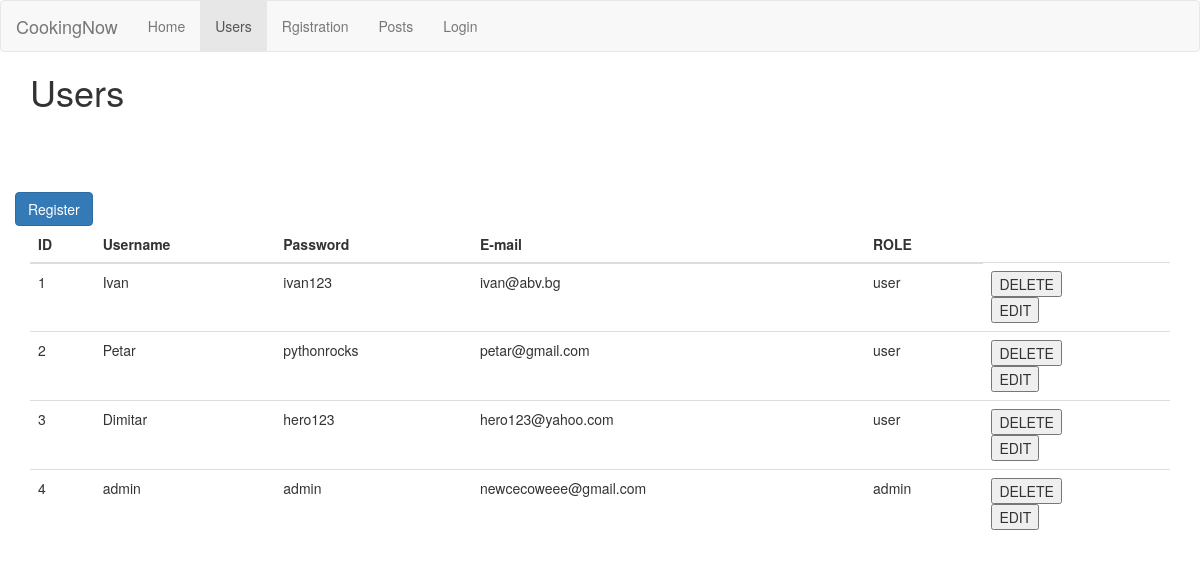
/users, run on an earlier commit of the app's database.
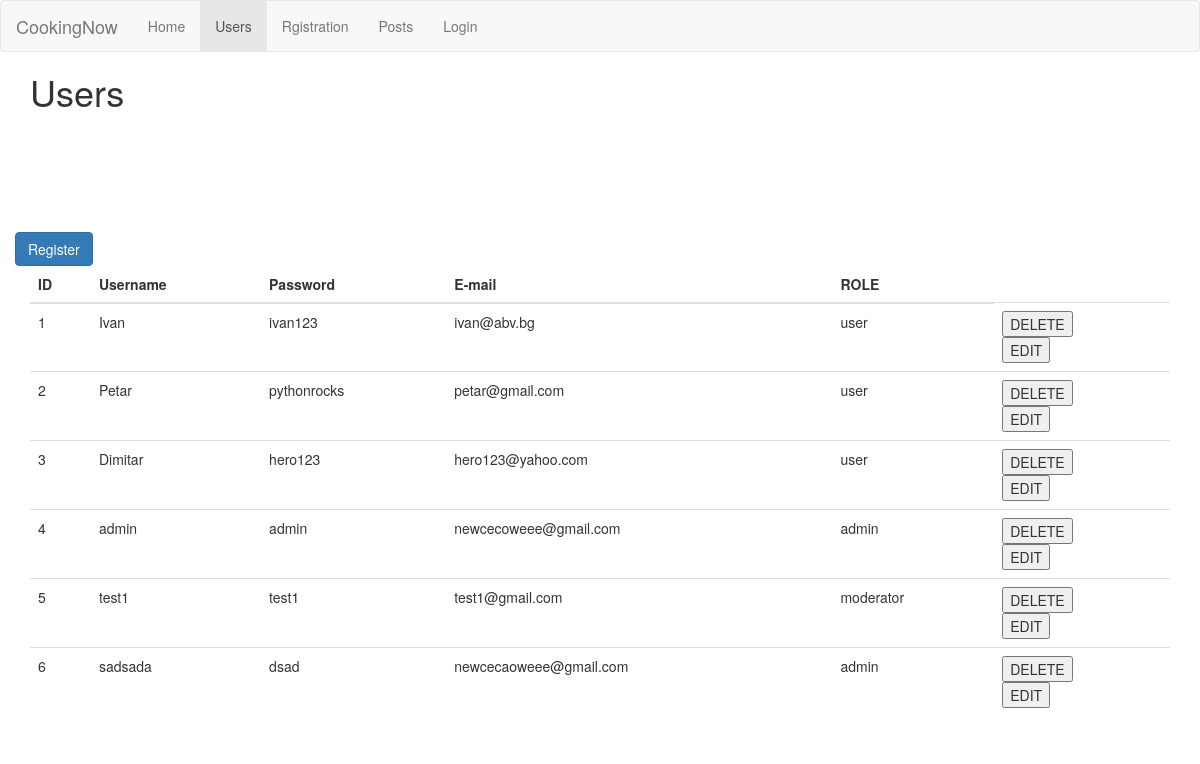
And on a later commit of the database.
### tables this page shows
CREATE TABLE user (
  id INTEGER PRIMARY KEY AUTOINCREMENT,
  username TEXT UNIQUE NOT NULL,
  password TEXT NOT NULL,
  email TEXT NOT NULL,
  role TEXT NOT NULL DEFAULT 'user'
);

### server.py (the view)
@app.route('/users')
def users():
    g.active_url = '/users'
    db = get_db()
    users = get_all_users()
    print_users(users)
    return render_template('user/users.html', users=users)

### server.py (called while the page is built)
def get_db():
    if 'db' not in g:
        g.db = sqlite3.connect(DATABASE, detect_types=sqlite3.PARSE_DECLTYPES)
        g.db.row_factory = sqlite3.Row
    return g.db

def get_all_users():
    users = g.db.execute('SELECT * FROM user').fetchall()
    return users

def print_users(user_list):
    for user in user_list:
        print_user(user)

def print_user(user):
    print('username: ', user['username'], ', password: ', user['password'], ', e-mail: ', user['email'], ', role: ',
          user['role'])

### templates/user/users.html (shortened to what this page needs)
{% extends 'base.html' %}
{% block content %}
<h1>{% block title %}Users{% endblock %}</h1>
<table class="table table-sm table-dark">
    <thead>
    <tr>
        <th>ID</th>
        <th>Username</th>
        <th>Password</th>
        <th>E-mail</th>
        <th>ROLE</th>
    </tr>
    </thead>
    <tbody>
    {% for user in users %}
    <section>
        <div class="details">
            <div class="container">
                <tr>
                    <td class="table-primary">{{user['id']}}</td>
                    <td>{{user['username']}}</td>
                    <td>{{user['password']}}</td>
                    <td>{{user['email']}}</td>
                    <td>{{user['role']}}</td>
                    <td>
                        <form action="{{ url_for('delete_user', id=user['id']) }}" method="POST">
                            <input type="submit" value="DELETE"/>
                        </form>
                        <form action="{{ url_for('edit_user', id=user['id']) }}" method="GET">
                            <input type="submit" value="EDIT">
                        </form>
                    </td>
                </tr>
            </div>
        </div>
    </section>
    {% endfor %}
    <div class="row">
        <a href="/users/add"  class="btn btn-primary">
             Register
        </a>
    </div>
    </tbody>
</table>
{% endblock %}

### templates/base.html (shortened to what this page needs)
<!doctype html>
<html>
<head>
    <link rel="stylesheet" href="/static/css/bootstrap.min.css"/>
    <link rel="stylesheet" href="/static/css/custom.css"/>
</head>
<body>
<header>
    <nav class="navbar navbar-default">
        <div class="container-fluid">
            <div class="navbar-header">
                <a class="navbar-brand" href="/">CookingNow</a>
            </div>
            <ul class="nav navbar-nav">
                <li {%if g.active_url=='/' %} class="active" {% endif %}><a href="/">Home</a></li>
                <li {% if g.active_url=='/users' %} class="active" {% endif %}><a href="/users">Users</a></li>
                <li {% if g.active_url=='/users/add' %} class="active" {% endif %}><a href="/users/add">Rgistration</a>
                </li>
                <li {%if g.active_url=='/posts' %} class="active" {% endif %}><a href="/posts">Posts</a></li>
                <li {%if g.active_url=='/login' %} class="active" {% endif %}><a href="/login">Login</a>
                </li>
            </ul>
        </div>
    </nav>
</header>
<section class="container">
    {% block content %}
    {% endblock %}
</section>
</body>
</html>

### static/css/custom.css (style rules this page uses)
nav.navbar { margin-bottom:0; }

What changed in the data, as far as the page shows it:
added user: id "5", username "test1", password "test1", email "test1@gmail.com", role "moderator"
added user: id "6", username "sadsada", password "dsad", email "newcecaoweee@gmail.com", role "admin"
